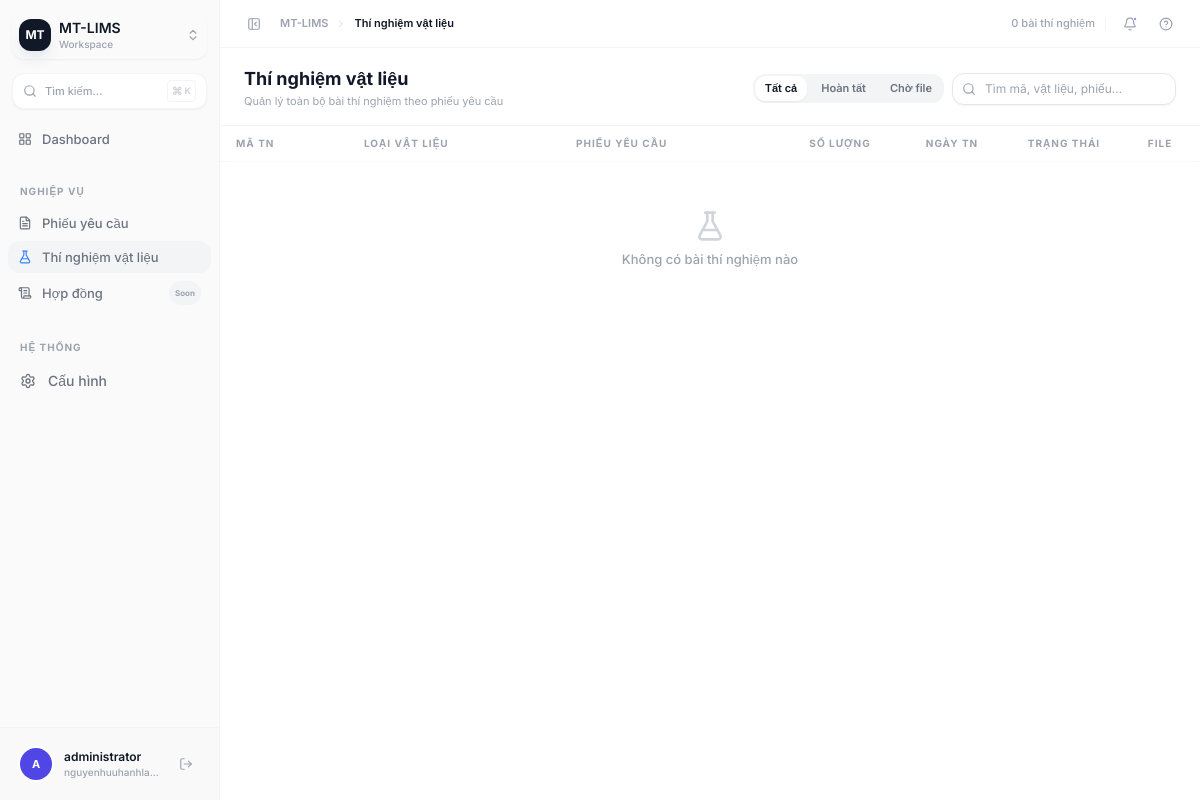
/tests/ (signed in), run on an earlier commit of the app's database.
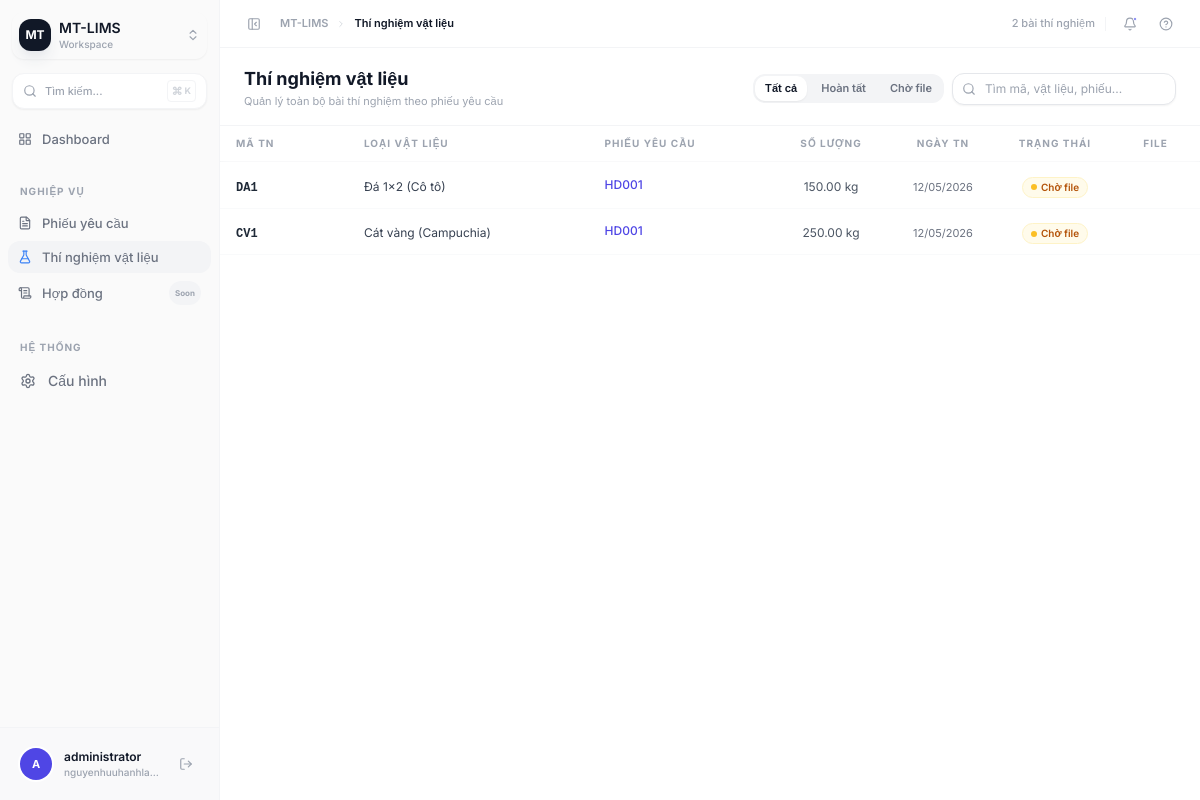
And on a later commit of the database.
### request_form/models.py (models this page shows, shortened)
class MaterialTest(models.Model):
    request = models.ForeignKey(
        Request,
        on_delete=models.CASCADE,
        related_name="tests",
    )
    test_code = models.CharField(max_length=100)
    content = models.TextField()
    material_type = models.CharField(max_length=255)
    quantity = models.DecimalField(max_digits=10, decimal_places=2)
    unit = models.CharField(max_length=50)
    test_date = models.DateField(null=True, blank=True)
    result_date = models.DateField(null=True, blank=True)
    method_file = models.FileField(upload_to="tests/methods/", null=True, blank=True)
    method_uploader = models.ForeignKey(
        User,
        on_delete=models.SET_NULL,
        null=True,
        blank=True,
        related_name="uploaded_methods",
    )
    result_file = models.FileField(upload_to="tests/results/", null=True, blank=True)
    result_uploader = models.ForeignKey(
        User,
        on_delete=models.SET_NULL,
        null=True,
        blank=True,
        related_name="uploaded_results",
    )
    created_at = models.DateTimeField(auto_now_add=True)
    updated_at = models.DateTimeField(auto_now=True)
    @property
    def is_completed(self):
        return bool(self.method_file and self.result_file)

class Request(models.Model):
    class RequestType(models.TextChoices):
        CONTRACT = "contract", "Contract"
        SLIP = "slip", "Slip"
    class Status(models.TextChoices):
        REVIEWING = "reviewing", "Đang xem xét"
        IN_PROGRESS = "in_progress", "Đang thực hiện"
        COMPLETED = "completed", "Hoàn tất"
        CANCELLED = "cancelled", "Hủy bỏ"
    title = models.CharField(max_length=255)
    type = models.CharField(
        max_length=20,
        choices=RequestType.choices,
        default=RequestType.SLIP,
    )
    status = models.CharField(
        max_length=20,
        choices=Status.choices,
        default=Status.REVIEWING,
    )
    created_by = models.ForeignKey(
        User,
        on_delete=models.PROTECT,
        related_name="requests",
    )
    content = models.TextField()
    participants = models.JSONField(default=list, blank=True)
    project_information = models.JSONField(default=dict, blank=True)
    requesting_unit = models.JSONField(default=dict, blank=True)
    created_at = models.DateTimeField(auto_now_add=True)
    updated_at = models.DateTimeField(auto_now=True)

### request_form/views.py (the view)
# urls.py: path("tests/", material_test_list, name="material_test_list"),
@login_required
def material_test_list(request):
    tests = MaterialTest.objects.select_related("request", "method_uploader", "result_uploader").order_by("-created_at")
    q = request.GET.get("q", "").strip()
    status_filter = request.GET.get("status", "all")
    if q:
        tests = tests.filter(
            models.Q(test_code__icontains=q) |
            models.Q(material_type__icontains=q) |
            models.Q(request__title__icontains=q)
        )
    if status_filter == "completed":
        tests = [t for t in tests if t.is_completed]
    elif status_filter == "pending":
        tests = [t for t in tests if not t.is_completed]
    filter_options = [
        ("all", "Tất cả"),
        ("completed", "Hoàn tất"),
        ("pending", "Chờ file"),
    ]
    if request.headers.get("HX-Request"):
        return render(request, "request_form/partials/material_test_table_rows.html", {"tests": tests, "q": q, "status_filter": status_filter})
    return render(request, "request_form/material_test_list.html", {"tests": tests, "q": q, "status_filter": status_filter, "filter_options": filter_options})

### templates/request_form/material_test_list.html (shortened to what this page needs)
{% extends "base.html" %}
{% block breadcrumb %}Thí nghiệm vật liệu{% endblock %}
{% block topbar_actions %}
  <span class="text-[11px] text-gray-400 font-medium">{{ tests|length }} bài thí nghiệm</span>
{% endblock %}
{% block content %}
<div class="h-full flex flex-col">
  <div class="px-6 pt-5 pb-4 border-b border-gray-100 flex items-center justify-between gap-4 flex-shrink-0">
    <div>
      <h1 class="text-lg font-bold text-gray-900 leading-tight">Thí nghiệm vật liệu</h1>
      <p class="text-[11px] text-gray-400 mt-0.5">Quản lý toàn bộ bài thí nghiệm theo phiếu yêu cầu</p>
    </div>
    <div class="flex items-center gap-2">
      <div class="flex items-center gap-1 bg-gray-100 rounded-lg p-0.5">
        {% for val, label in filter_options %}
          <a href="?status={{ val }}{% if q %}&q={{ q }}{% endif %}"
             class="px-2.5 py-1 rounded-md text-[11px] font-semibold transition-all
             {% if status_filter == val %}bg-white text-gray-900 shadow-sm{% else %}text-gray-500 hover:text-gray-700{% endif %}">
            {{ label }}
          </a>
        {% endfor %}
      </div>
      <div class="relative">
        <input
          type="text"
          name="q"
          value="{{ q }}"
          placeholder="Tìm mã, vật liệu, phiếu..."
          class="pl-8 pr-3 py-1.5 text-[12px] border border-gray-200 rounded-lg bg-white shadow-sm focus:outline-none focus:ring-2 focus:ring-indigo-300 focus:border-indigo-300 w-56 transition-all"
          hx-get="{% url 'material_test_list' %}?status={{ status_filter }}"
          hx-trigger="input changed delay:300ms, search"
          hx-target="#test-table-body"
          hx-swap="innerHTML"
          hx-include="[name='q']"
        />
      </div>
    </div>
  </div>
  <div class="flex-1 overflow-auto">
    <table class="w-full min-w-[760px]">
      <thead class="sticky top-0 z-10 bg-white/90 backdrop-blur-sm border-b border-gray-100">
        <tr>
          <th class="px-4 py-2.5 text-left text-[10px] font-bold text-gray-400 uppercase tracking-widest w-32">Mã TN</th>
          <th class="px-4 py-2.5 text-left text-[10px] font-bold text-gray-400 uppercase tracking-widest">Loại vật liệu</th>
          <th class="px-4 py-2.5 text-left text-[10px] font-bold text-gray-400 uppercase tracking-widest">Phiếu yêu cầu</th>
          <th class="px-4 py-2.5 text-center text-[10px] font-bold text-gray-400 uppercase tracking-widest w-28">Số lượng</th>
          <th class="px-4 py-2.5 text-center text-[10px] font-bold text-gray-400 uppercase tracking-widest w-28">Ngày TN</th>
          <th class="px-4 py-2.5 text-center text-[10px] font-bold text-gray-400 uppercase tracking-widest w-28">Trạng thái</th>
          <th class="px-4 py-2.5 text-center text-[10px] font-bold text-gray-400 uppercase tracking-widest w-20">File</th>
        </tr>
      </thead>
      <tbody id="test-table-body">
        {% include "request_form/partials/material_test_table_rows.html" %}
      </tbody>
    </table>
  </div>
</div>
{% endblock %}

### templates/request_form/partials/material_test_row.html (shortened to what this page needs)
<tr class="border-b border-gray-50 hover:bg-indigo-50/20 transition-colors group" id="test-row-{{ test.id }}">
  <td class="px-4 py-2.5">
    <span class="text-[12px] font-semibold text-gray-800 font-mono">{{ test.test_code }}</span>
  </td>
  <td class="px-4 py-2.5">
    <span class="text-[12px] text-gray-700">{{ test.material_type }}</span>
  </td>
  <td class="px-4 py-2.5">
    <a href="{% url 'request_list' %}?highlight={{ test.request.pk }}"
       class="text-[12px] text-indigo-600 hover:underline font-medium truncate max-w-[200px] block">
      {{ test.request.title }}
    </a>
  </td>
  <td class="px-4 py-2.5 text-center">
    <span class="text-[12px] text-gray-600">{{ test.quantity }} {{ test.unit }}</span>
  </td>
  <td class="px-4 py-2.5 text-center">
    {% if test.test_date %}
      <span class="text-[11px] text-gray-500">{{ test.test_date|date:"d/m/Y" }}</span>
    {% else %}
      <span class="text-[11px] text-gray-300">—</span>
    {% endif %}
  </td>
  <td class="px-4 py-2.5 text-center">
    {% if test.is_completed %}
      <span class="inline-flex items-center gap-1 px-2 py-0.5 rounded-full text-[10px] font-semibold bg-emerald-50 text-emerald-700 border border-emerald-100">
        <span class="w-1.5 h-1.5 rounded-full bg-emerald-500 inline-block"></span>Hoàn tất
      </span>
    {% else %}
      <span class="inline-flex items-center gap-1 px-2 py-0.5 rounded-full text-[10px] font-semibold bg-amber-50 text-amber-700 border border-amber-100">
        <span class="w-1.5 h-1.5 rounded-full bg-amber-400 inline-block"></span>Chờ file
      </span>
    {% endif %}
  </td>
  <td class="px-4 py-2.5 text-center">
  </td>
</tr>

What changed in the data, as far as the page shows it:
added MaterialTest: test_code "DA1", material_type "Đá 1x2 (Cô tô)", request "HD001", quantity "150.00", unit "kg", test_date "12/05/2026", method_file "Chờ file"
added MaterialTest: test_code "CV1", material_type "Cát vàng (Campuchia)", request "HD001", quantity "250.00", unit "kg", test_date "12/05/2026", method_file "Chờ file"
Also different on the page:
{{ tests|length }}: "0" → "2"
text no longer shown: "Không có bài thí nghiệm nào"
